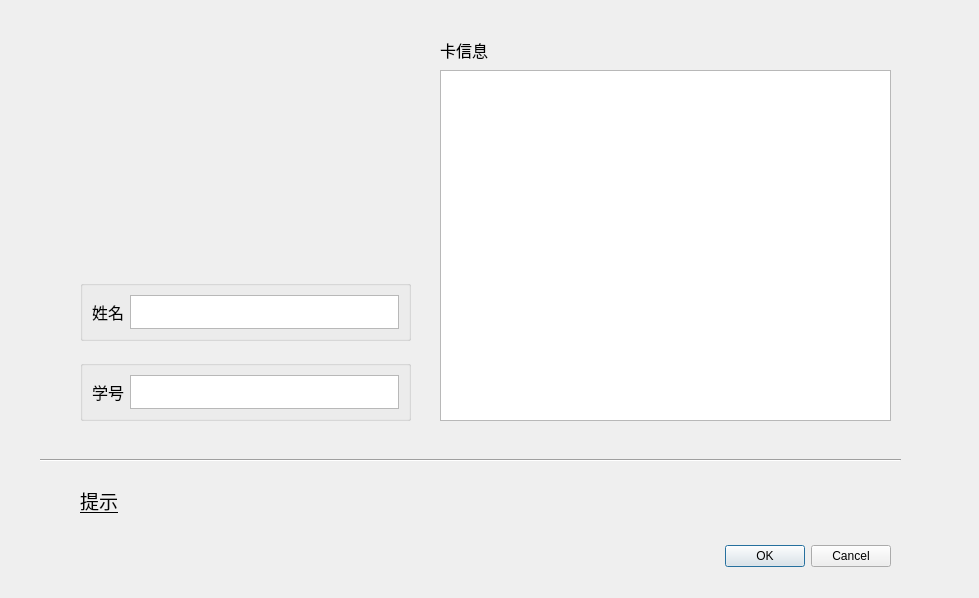
<?xml version="1.0" encoding="UTF-8"?>
<ui version="4.0">
 <class>stu_info_func</class>
 <widget class="QDialog" name="stu_info_func">
  <property name="geometry">
   <rect>
    <x>0</x>
    <y>0</y>
    <width>979</width>
    <height>598</height>
   </rect>
  </property>
  <property name="windowTitle">
   <string>Dialog</string>
  </property>
  <widget class="QDialogButtonBox" name="buttonBox">
   <property name="geometry">
    <rect>
     <x>550</x>
     <y>540</y>
     <width>341</width>
     <height>32</height>
    </rect>
   </property>
   <property name="orientation">
    <enum>Qt::Horizontal</enum>
   </property>
   <property name="standardButtons">
    <set>QDialogButtonBox::Cancel|QDialogButtonBox::Ok</set>
   </property>
  </widget>
  <widget class="QGroupBox" name="groupBox_2">
   <property name="geometry">
    <rect>
     <x>80</x>
     <y>360</y>
     <width>331</width>
     <height>61</height>
    </rect>
   </property>
   <property name="title">
    <string/>
   </property>
   <layout class="QHBoxLayout" name="horizontalLayout_5">
    <item>
     <widget class="QLabel" name="label_4">
      <property name="font">
       <font>
        <pointsize>12</pointsize>
       </font>
      </property>
      <property name="text">
       <string>学号</string>
      </property>
     </widget>
    </item>
    <item>
     <widget class="QTextBrowser" name="stu_ID_3">
      <property name="font">
       <font>
        <pointsize>12</pointsize>
       </font>
      </property>
     </widget>
    </item>
   </layout>
  </widget>
  <widget class="QListView" name="card_list">
   <property name="geometry">
    <rect>
     <x>440</x>
     <y>70</y>
     <width>451</width>
     <height>351</height>
    </rect>
   </property>
   <property name="font">
    <font>
     <pointsize>12</pointsize>
    </font>
   </property>
  </widget>
  <widget class="QGroupBox" name="groupBox">
   <property name="geometry">
    <rect>
     <x>80</x>
     <y>280</y>
     <width>331</width>
     <height>61</height>
    </rect>
   </property>
   <property name="title">
    <string/>
   </property>
   <layout class="QHBoxLayout" name="horizontalLayout_6">
    <item>
     <widget class="QLabel" name="label_5">
      <property name="font">
       <font>
        <pointsize>12</pointsize>
       </font>
      </property>
      <property name="text">
       <string>姓名</string>
      </property>
     </widget>
    </item>
    <item>
     <widget class="QTextBrowser" name="name_3">
      <property name="font">
       <font>
        <pointsize>12</pointsize>
       </font>
      </property>
     </widget>
    </item>
   </layout>
  </widget>
  <widget class="QLabel" name="label_8">
   <property name="geometry">
    <rect>
     <x>440</x>
     <y>40</y>
     <width>69</width>
     <height>20</height>
    </rect>
   </property>
   <property name="font">
    <font>
     <pointsize>12</pointsize>
    </font>
   </property>
   <property name="text">
    <string>卡信息</string>
   </property>
  </widget>
  <widget class="QLabel" name="label">
   <property name="geometry">
    <rect>
     <x>150</x>
     <y>30</y>
     <width>221</width>
     <height>231</height>
    </rect>
   </property>
   <property name="text">
    <string>&lt;html&gt;&lt;head/&gt;&lt;body&gt;&lt;p&gt;&lt;img src=&quot;:/new/prefix1/logo/head1.png&quot;/&gt;&lt;/p&gt;&lt;/body&gt;&lt;/html&gt;</string>
   </property>
  </widget>
  <widget class="Line" name="line">
   <property name="geometry">
    <rect>
     <x>40</x>
     <y>450</y>
     <width>861</width>
     <height>20</height>
    </rect>
   </property>
   <property name="orientation">
    <enum>Qt::Horizontal</enum>
   </property>
  </widget>
  <widget class="QLabel" name="func">
   <property name="geometry">
    <rect>
     <x>80</x>
     <y>480</y>
     <width>331</width>
     <height>41</height>
    </rect>
   </property>
   <property name="font">
    <font>
     <pointsize>14</pointsize>
     <underline>true</underline>
    </font>
   </property>
   <property name="text">
    <string>提示</string>
   </property>
  </widget>
 </widget>
 <resources/>
 <connections>
  <connection>
   <sender>buttonBox</sender>
   <signal>accepted()</signal>
   <receiver>stu_info_func</receiver>
   <slot>accept()</slot>
   <hints>
    <hint type="sourcelabel">
     <x>248</x>
     <y>254</y>
    </hint>
    <hint type="destinationlabel">
     <x>157</x>
     <y>274</y>
    </hint>
   </hints>
  </connection>
  <connection>
   <sender>buttonBox</sender>
   <signal>rejected()</signal>
   <receiver>stu_info_func</receiver>
   <slot>reject()</slot>
   <hints>
    <hint type="sourcelabel">
     <x>316</x>
     <y>260</y>
    </hint>
    <hint type="destinationlabel">
     <x>286</x>
     <y>274</y>
    </hint>
   </hints>
  </connection>
 </connections>
</ui>
